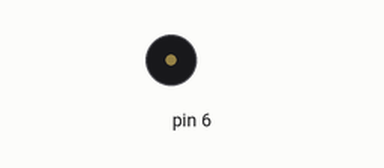
Recording of a sketch running on a simulated Arduino Leonardo, built with avr-gcc and run on an emulated ATmega32U4. On the bench: buzzer (waves = sounding).

Above: at 0.5 s.
At 7.77 s:
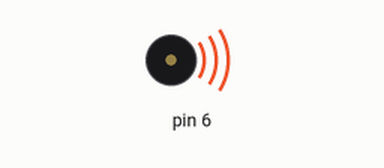
Timing chart, 0 to 8.6 s (numbered marks = the images above):
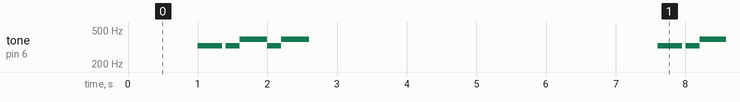

The sketch:

rpro_lecture_1_ex4_template_buzzer.ino
```cpp
#include <Wire.h>
#include <Zumo32U4.h>

Zumo32U4Buzzer buzzer;

void setup() {
  // put your setup code here, to run once:
}

void loop() {
  delay(1000);
  victory();
  delay(4000);
}

void victory(){
    buzzer.playNote(NOTE_E(4), 350, 15);
    delay(400);
    buzzer.playNote(NOTE_E(4), 200, 15);
    delay(200);
    buzzer.playNote(NOTE_G(4), 400, 15);
    delay(400);
    buzzer.playNote(NOTE_E(4), 200, 15);
    delay(200);
    buzzer.playNote(NOTE_G(4), 400, 15);
    delay(400);
}
```

Measured:
- by itself, tone on pin 6: repeats every 6.6 s: silent 0.05 s, 2 × (329 Hz 0.20 s, 391 Hz 0.40 s), silent 5.0 s, 329 Hz 0.35 s
